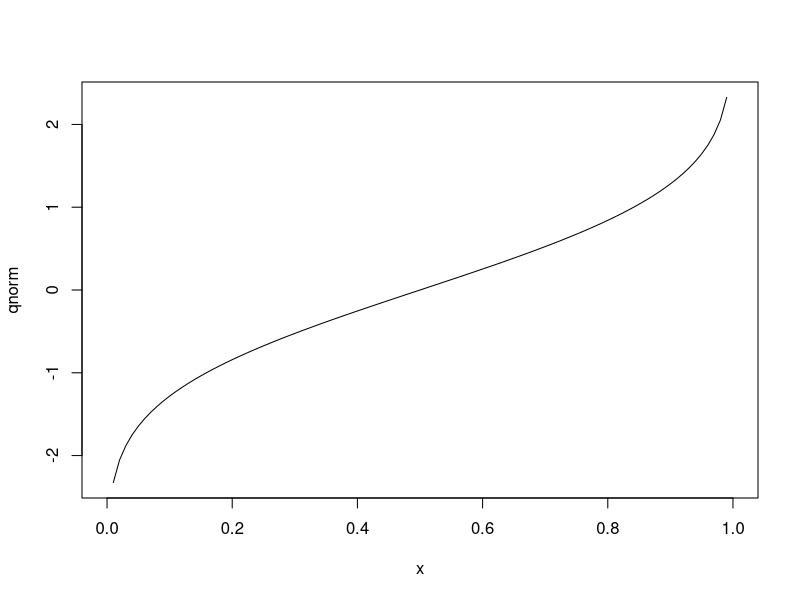
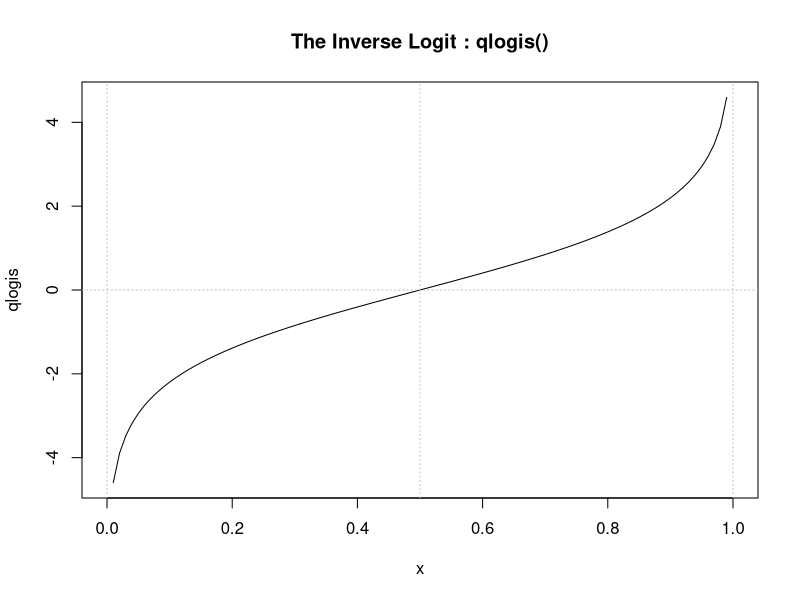
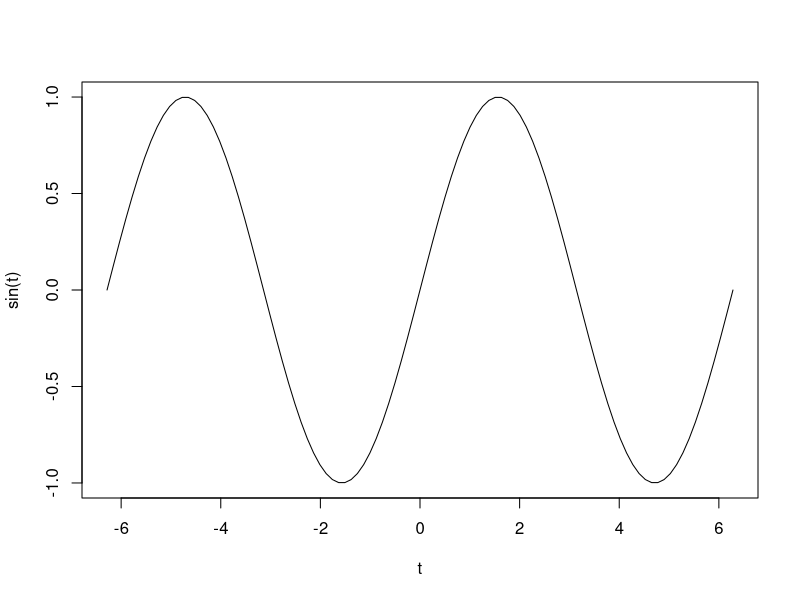
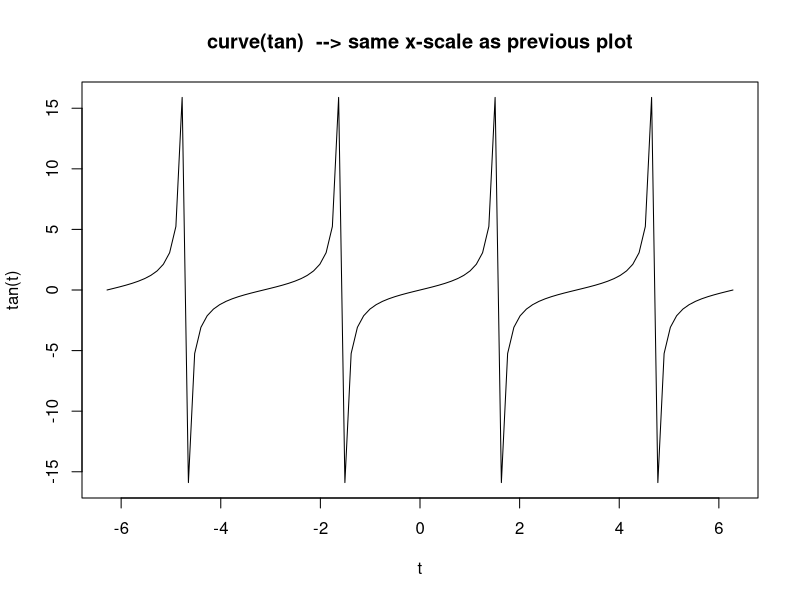
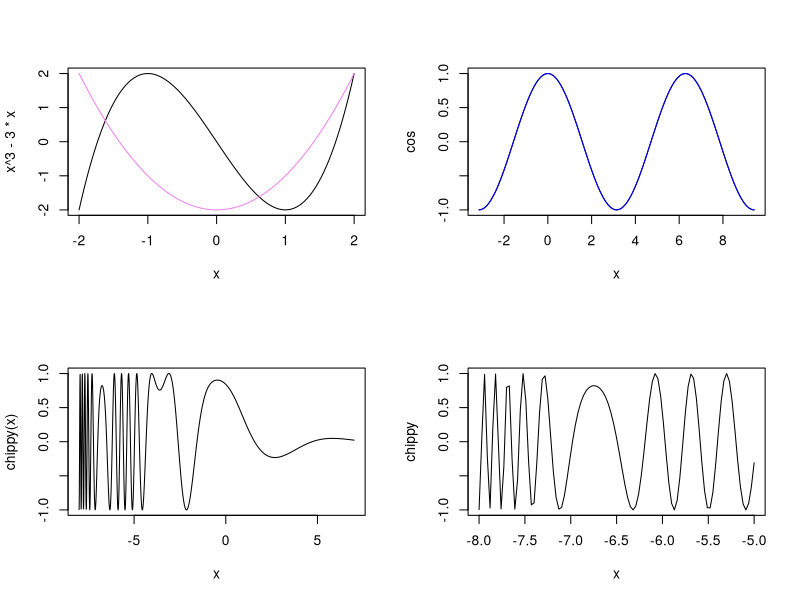
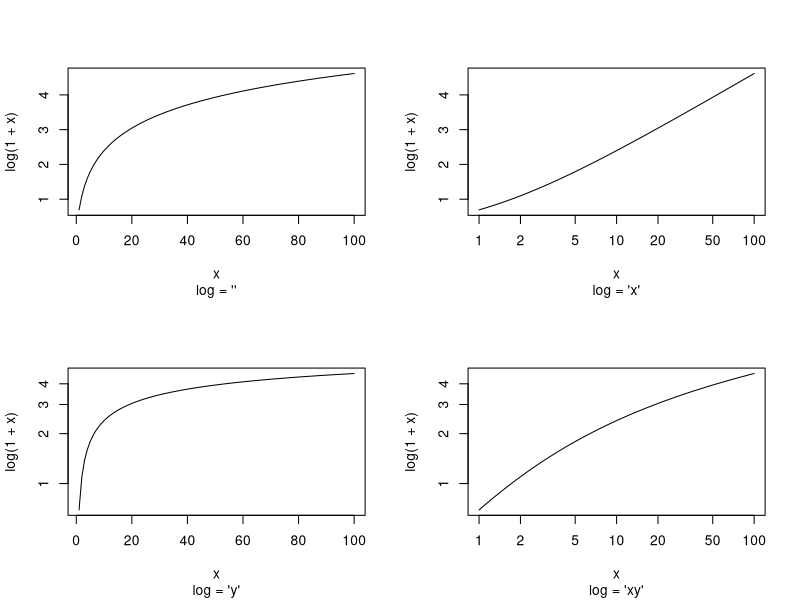

These figures' R source, in order:
plot(qnorm) # default range c(0, 1) is appropriate here,
# but end values are -/+Inf and so are omitted.
plot(qlogis, main = "The Inverse Logit : qlogis()")
abline(h = 0, v = 0:2/2, lty = 3, col = "gray")

curve(sin, -2*pi, 2*pi, xname = "t")
curve(tan, xname = "t", add = NA,
      main = "curve(tan)  --> same x-scale as previous plot")

op <- par(mfrow = c(2, 2))
curve(x^3 - 3*x, -2, 2)
curve(x^2 - 2, add = TRUE, col = "violet")

## simple and advanced versions, quite similar:
plot(cos, -pi,  3*pi)
curve(cos, xlim = c(-pi, 3*pi), n = 1001, col = "blue", add = TRUE)

chippy <- function(x) sin(cos(x)*exp(-x/2))
curve(chippy, -8, 7, n = 2001)
plot (chippy, -8, -5)

for(ll in c("", "x", "y", "xy"))
  curve(log(1+x), 1, 100, log = ll, sub = paste0("log = '", ll, "'"))
par(op)